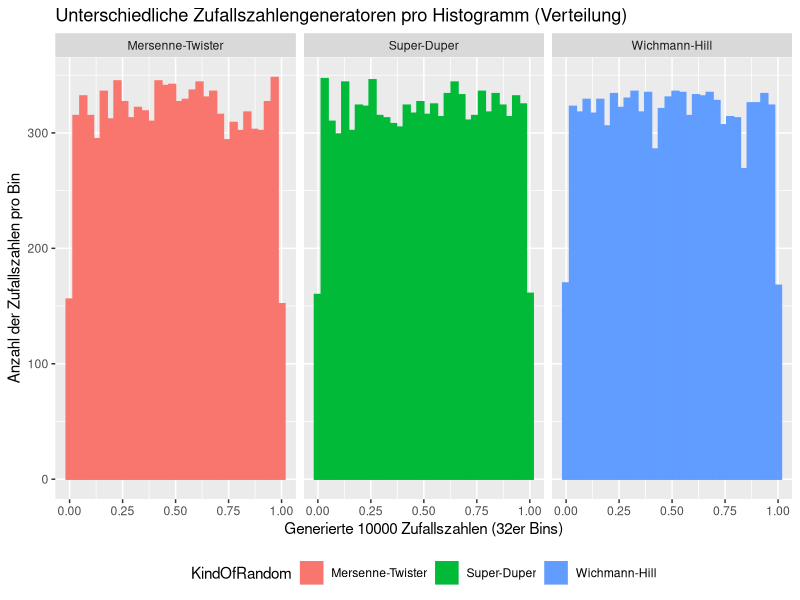
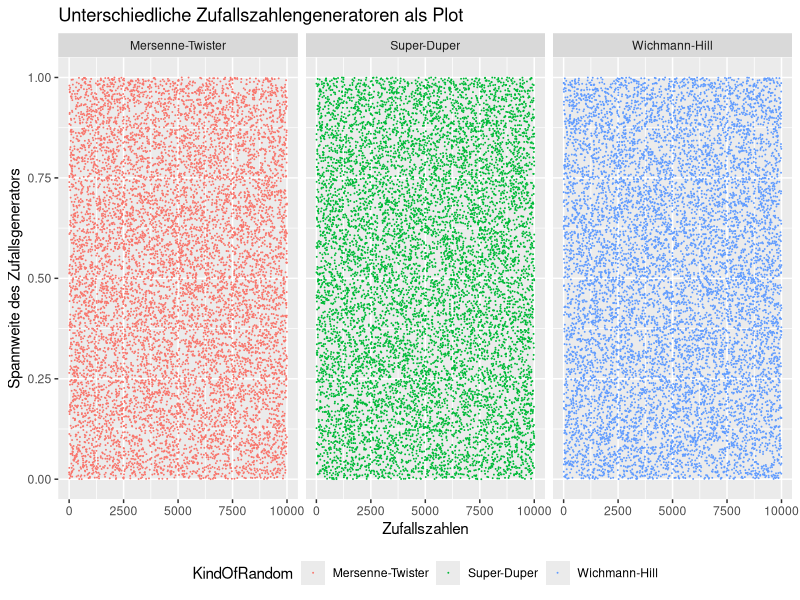
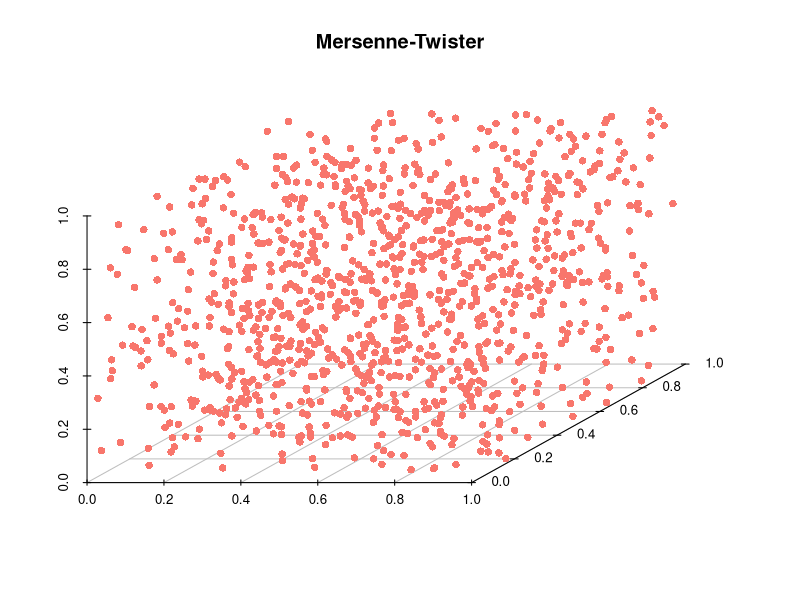

Write R code to recreate these figures, in order.
## ---- chunk 1
# Plot der exponentialfunktions.
library(ggplot2)
#data <- data.frame(x=seq(1:25), y=pexp(seq(1:25)))
#data2 <- data.frame(x=seq(1:25), y=seq(1:25))
#ggplot() +
#  geom_line(data=data, aes(x=data$x, y=data$y)) +
#  geom_line(data=data2, aes(x=data2$x, y=data2$y)) + 
#  labs(title="Exponentialfunktion mit Inverse")
## ---- chunk 2
library(ggplot2)
numberOfRandomNumbers <- 10000

RNGkind("Mersenne-Twister") # matches  "Mersenne-Twister"
datamt = data.frame(data = runif(numberOfRandomNumbers), KindOfRandom = "Mersenne-Twister", pos = 1:numberOfRandomNumbers)

RNGkind("Super") # matches  "Super-Duper"
datasd = data.frame(data = runif(numberOfRandomNumbers), KindOfRandom = "Super-Duper", pos = 1:numberOfRandomNumbers)

RNGkind("Wichmann-Hill") # matches  "Wichmann-Hill"
datawh = data.frame(data = runif(numberOfRandomNumbers), KindOfRandom = "Wichmann-Hill", pos = 1:numberOfRandomNumbers)

data <- rbind(datamt, datasd, datawh)

ggplot(data, aes(x = data, color = KindOfRandom, fill = KindOfRandom)) + 
  geom_histogram(bins = 32) + 
  facet_grid(~ KindOfRandom) +
  theme(legend.direction = "horizontal", 
        legend.position = "bottom",
        legend.box = "horizontal") +
  labs(title = "Unterschiedliche Zufallszahlengeneratoren pro Histogramm (Verteilung)",
  x = "Generierte 10000 Zufallszahlen (32er Bins)",
  y = "Anzahl der Zufallszahlen pro Bin")
## ---- chunk 3
ggplot(data, aes(y = data, x = pos, color = KindOfRandom)) + 
  geom_point(size = 0.01) +
  facet_grid(~ KindOfRandom) +
  theme(legend.direction = "horizontal", 
        legend.position = "bottom",
        legend.box = "horizontal") +
  labs(title = "Unterschiedliche Zufallszahlengeneratoren als Plot",
  x = "Zufallszahlen",
  y = "Spannweite des Zufallsgenerators")
## ---- chunk 4

datamt <- data.frame(dataX = datamt[seq(1, 3333, 3),]$data, 
                       dataY = datamt[seq(2, 3333, 3),]$data, 
                       dataZ = datamt[seq(3, 3333, 3),]$data)


library(scatterplot3d)

with(datamt, {
   s3d <- scatterplot3d(dataX, dataY, dataZ, # x,y, z axis
                 main="Mersenne-Twister",
                 box=FALSE,
                 color="#F8766C",
                 pch = 16,
                 xlab="",
                 ylab="",
                 zlab="")
   
   s3d.coords <- s3d$xyz.convert(dataX, dataY, dataZ)
})
## ---- chunk 5
# Ruft die Help-Page von RNG auf
#?RNG
## ---- chunk 6
# RNGkind setzt den Pseudozufallsgenerator
# Setzt den Zufallsgenerator auf L'Ecuyer-CMRG
RNGkind("L'Ecuyer-CMRG")

# Gibt den aktuellen Zufallsgenerator aus
RNGkind()

# Setzt den Zufallsgenerator auf Mersenne-Twister (default)
RNGkind("Mersenne-Twister")
## ---- chunk 7
# Setzt den Seed auf 123456789 für genau den nächsten Aufruf
set.seed(123456789)

# Generiert immer die selben 10 Zufallszahlen wegen den seed.
runif(10)

# Generiert 10 Zufallszahlen ohne Seed
runif(10)
## ---- chunk 8
# Berechnet die neue Zufallszahl
PP.Coincidence.CalculateNumber <- function (randomNumber) {
  first <- as.numeric(substr(randomNumber, 0, 5))
  second <- as.numeric(substr(randomNumber, 6, 10))
  
  # Ist der zweite Teil 0 oder nicht definiert =>
  # Mache ein XOR mit den hinteren Stellen von der aktuellen Zeit
  if(is.na(second) || second == 0) {
    second <- bitwXor(first, as.numeric(substr(as.numeric(Sys.time()), 6, 10)))
  }
  # Die eigentliche Berechnung
  return (first * second)
}

# Initialaufruf mit einer Anzahl von Zufallszahlen
PP.Coincidence <- function(numberOfRandomNumbers){
  rngNumber <- as.numeric(Sys.time())
  randomNumberList <- c()
  
  for(i in 1:numberOfRandomNumbers){
    rngNumber <- PP.Coincidence.CalculateNumber(rngNumber)
    randomNumberList <- c(randomNumberList, rngNumber/10000000000)
  }
  randomNumberList
}
PP.Coincidence(5)
